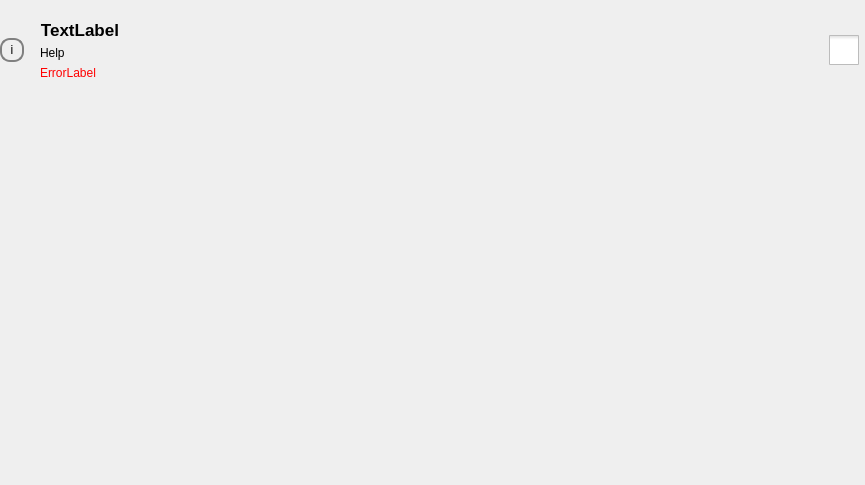
<?xml version="1.0" encoding="UTF-8"?>
<ui version="4.0">
 <class>Form</class>
 <widget class="QWidget" name="Form">
  <property name="geometry">
   <rect>
    <x>0</x>
    <y>0</y>
    <width>865</width>
    <height>485</height>
   </rect>
  </property>
  <property name="maximumSize">
   <size>
    <width>16777215</width>
    <height>16777215</height>
   </size>
  </property>
  <property name="windowTitle">
   <string>Form</string>
  </property>
  <layout class="QFormLayout" name="formLayout">
   <property name="leftMargin">
    <number>0</number>
   </property>
   <property name="topMargin">
    <number>20</number>
   </property>
   <property name="rightMargin">
    <number>0</number>
   </property>
   <property name="bottomMargin">
    <number>20</number>
   </property>
   <item row="0" column="0" colspan="2">
    <layout class="QHBoxLayout" name="horizontalLayout">
     <item>
      <widget class="QPushButton" name="lfbTextFieldDescriptionBtn">
       <property name="sizePolicy">
        <sizepolicy hsizetype="Fixed" vsizetype="Fixed">
         <horstretch>0</horstretch>
         <verstretch>0</verstretch>
        </sizepolicy>
       </property>
       <property name="styleSheet">
        <string notr="true">QPushButton{
	border: 2px solid gray;
	border-radius: 10px;
	width: 20px;
	height: 20px;
	margin-right: 10px;
}</string>
       </property>
       <property name="text">
        <string>i</string>
       </property>
      </widget>
     </item>
     <item>
      <layout class="QVBoxLayout" name="verticalLayout">
       <item>
        <widget class="QLabel" name="lfbTextFieldLabel">
         <property name="sizePolicy">
          <sizepolicy hsizetype="Fixed" vsizetype="Preferred">
           <horstretch>0</horstretch>
           <verstretch>0</verstretch>
          </sizepolicy>
         </property>
         <property name="font">
          <font>
           <pointsize>13</pointsize>
           <weight>75</weight>
           <bold>true</bold>
           <underline>false</underline>
          </font>
         </property>
         <property name="layoutDirection">
          <enum>Qt::LeftToRight</enum>
         </property>
         <property name="text">
          <string>TextLabel</string>
         </property>
         <property name="alignment">
          <set>Qt::AlignRight|Qt::AlignTrailing|Qt::AlignVCenter</set>
         </property>
        </widget>
       </item>
       <item>
        <widget class="QLabel" name="lfbTextFieldHelp">
         <property name="text">
          <string>Help</string>
         </property>
        </widget>
       </item>
       <item>
        <widget class="QLabel" name="lfbTextFieldError">
         <property name="styleSheet">
          <string notr="true">color: red;</string>
         </property>
         <property name="text">
          <string>ErrorLabel</string>
         </property>
        </widget>
       </item>
      </layout>
     </item>
     <item>
      <widget class="QCheckBox" name="lfbCheckBox">
       <property name="sizePolicy">
        <sizepolicy hsizetype="Fixed" vsizetype="Fixed">
         <horstretch>0</horstretch>
         <verstretch>0</verstretch>
        </sizepolicy>
       </property>
       <property name="font">
        <font>
         <pointsize>20</pointsize>
        </font>
       </property>
       <property name="styleSheet">
        <string notr="true">QCheckBox::indicator {
     width: 30px;
     height: 30px;
 }</string>
       </property>
       <property name="text">
        <string/>
       </property>
       <property name="iconSize">
        <size>
         <width>25</width>
         <height>25</height>
        </size>
       </property>
      </widget>
     </item>
    </layout>
   </item>
  </layout>
 </widget>
 <resources/>
 <connections/>
</ui>
